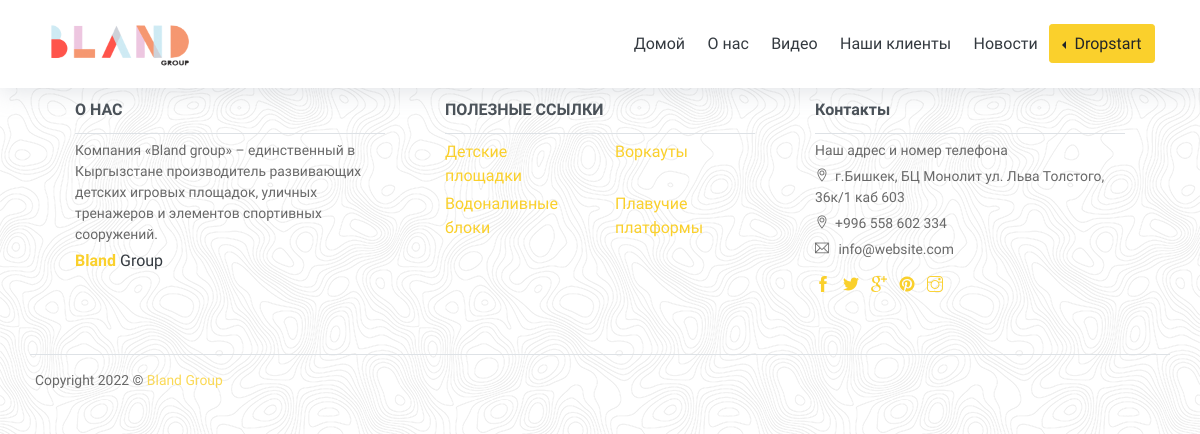
Page /news on the committed database.
### server/models.py (models this page shows, shortened)
class Category(models.Model):
    title = models.CharField(max_length=100)
    class Meta:
        verbose_name = 'Категория'
        verbose_name_plural = 'Категории'

### server/views.py (the view)
# urls.py: path('news', news_list, name='news'),
def news_list(request):
    news = News.objects.all()
    return render(request, 'news_list.html', {'news': news, 'cart': Cart(request), 'categories': Category.objects.all(), 'subcategories': Subcategory.objects.all()})

### server/templates/news_list.html (shortened to what this page needs)
{% extends 'base.html' %}
{% load static %}

### server/templates/base.html (shortened to what this page needs)
{% load static %}
<html lang="en">
<head>
    <link href="https://cdn.jsdelivr.net/npm/bootstrap@5.2.0-beta1/dist/css/bootstrap.min.css" rel="stylesheet">
    <link rel="stylesheet" href="{% static '/vendors/themify-icons/css/themify-icons.css' %}">
    <link href="https://cdn.jsdelivr.net/npm/bootstrap@5.2.0-beta1/dist/css/bootstrap.min.css" rel="stylesheet">
	<link rel="stylesheet" href="{% static '/css/creative-design.css' %}">
</head>
<body data-spy="scroll" data-target=".navbar" data-offset="40" id="home">
    <nav id="scrollspy" class="navbar page-navbar navbar-light navbar-expand-md fixed-top affix"{% block header %} {% endblock %}>
        <div class="container">
            <a class="navbar-brand" href="/"><img style="width: 150px" src="{% static 'imgs/logo.png' %}" alt=""></a>
            <div class="collapse navbar-collapse" id="navbarSupportedContent">
                <ul class="navbar-nav ml-auto">
                    <li class="nav-item">
                        <a class="nav-link" href="/">Домой</a>
                    </li>
                    <li class="nav-item">
                        <a class="nav-link" href="#about">О нас</a>
                    </li>
                    <li class="nav-item">
                        <a class="nav-link" href="#features">Видео</a>
                    </li>
                    <li class="nav-item">
                        <a class="nav-link" href="#testmonial">Наши клиенты</a>
                    </li>
                    <li class="nav-item">
                        <a class="nav-link" href="{% url 'news' %}">Новости</a>
                    </li>
                    <li class="nav-item dropdown">
                        <div class="btn-group dropstart">
                      <button type="button" class="btn btn-primary dropdown-toggle" data-bs-toggle="dropdown" aria-expanded="false">
                        Dropstart
                      </button>
                        </div>
                      </ul>
            </div>
        </div>
    </nav>
            <section class="pb-0">
                    <div class="container">
                        <div class="pre-footer">
                            <ul class="list">
                                <li class="list-head">
                                    <h6 class="font-weight-bold">О НАС</h6>
                                </li>
                                <li class="list-body">
                                    <p>Компания «Bland group» – единственный в Кыргызстане производитель развивающих детских игровых площадок, уличных тренажеров и элементов спортивных сооружений. </p>
                                    <a href="#"><strong class="text-primary">Bland</strong> <span class="text-dark">Group</span></a>
                                </li>
                            </ul>
                            <ul class="list">
                                <li class="list-head">
                                    <h6 class="font-weight-bold">ПОЛЕЗНЫЕ ССЫЛКИ</h6>
                                </li>
                                <li class="list-body">
                                    <div class="row">
                                        {% for i in categories %}
                                        <div class="col">
                                            <a href="{% url 'product_list' %}?category={{ i.id }}">{{ i.title }}</a>
                                        </div>
                                        {% endfor %}
                                    </div>
                                </li>
                            </ul>
                            <ul class="list">
                                <li class="list-head">
                                    <h6 class="font-weight-bold">Контакты</h6>
                                </li>
                                <li class="list-body">
                                    <p>Наш адрес и номер телефона</p>
                                    <p><i class="ti-location-pin"></i>г.Бишкек, БЦ Монолит ул. Льва Толстого, 36к/1 каб 603</p>
                                    <p><i class="ti-location-pin"></i>+996 558 602 334</p>
                                    <p><i class="ti-email"></i>  info@website.com</p>
                                    <div class="social-links">
                                        <a href="https://www.facebook.com/blandgroupkg/" class="link"><i class="ti-facebook"></i></a>
                                        <a href="javascript:void(0)" class="link"><i class="ti-twitter-alt"></i></a>
                                        <a href="javascript:void(0)" class="link"><i class="ti-google"></i></a>
                                        <a href="javascript:void(0)" class="link"><i class="ti-pinterest-alt"></i></a>
                                        <a href="https://www.instagram.com/blandgroup/" class="link"><i class="ti-instagram"></i></a>
                                    </div>
                                </li>
                            </ul>
                        </div>
                    </div>
                </section>
            <footer class="footer">
                <p>Copyright <script>document.write(new Date().getFullYear())</script> &copy; <a href="/">Bland Group</a></p>
            </footer>
</body>
</html>

### rows in the picture
Category: title "Детские площадки"
Category: title "Воркауты"
Category: title "Водоналивные блоки"
Category: title "Плавучие платформы"
